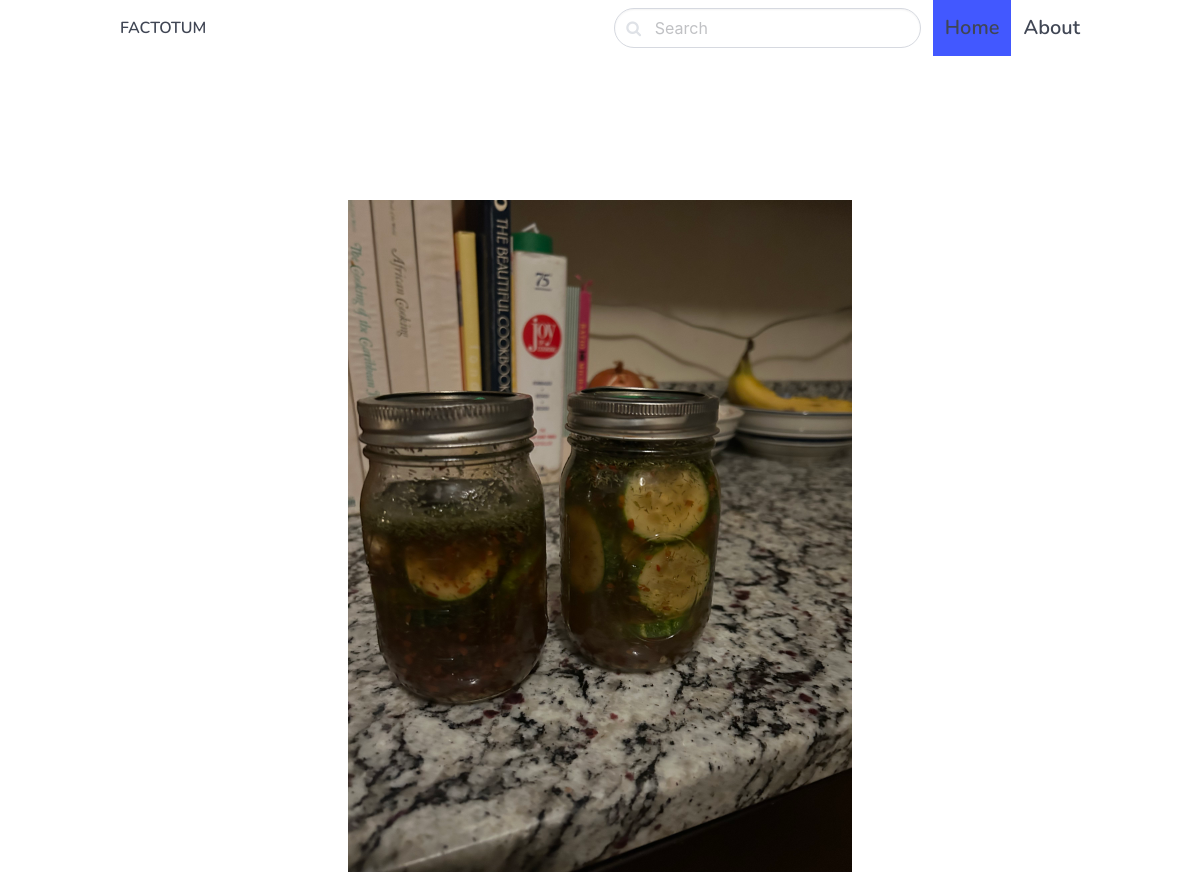
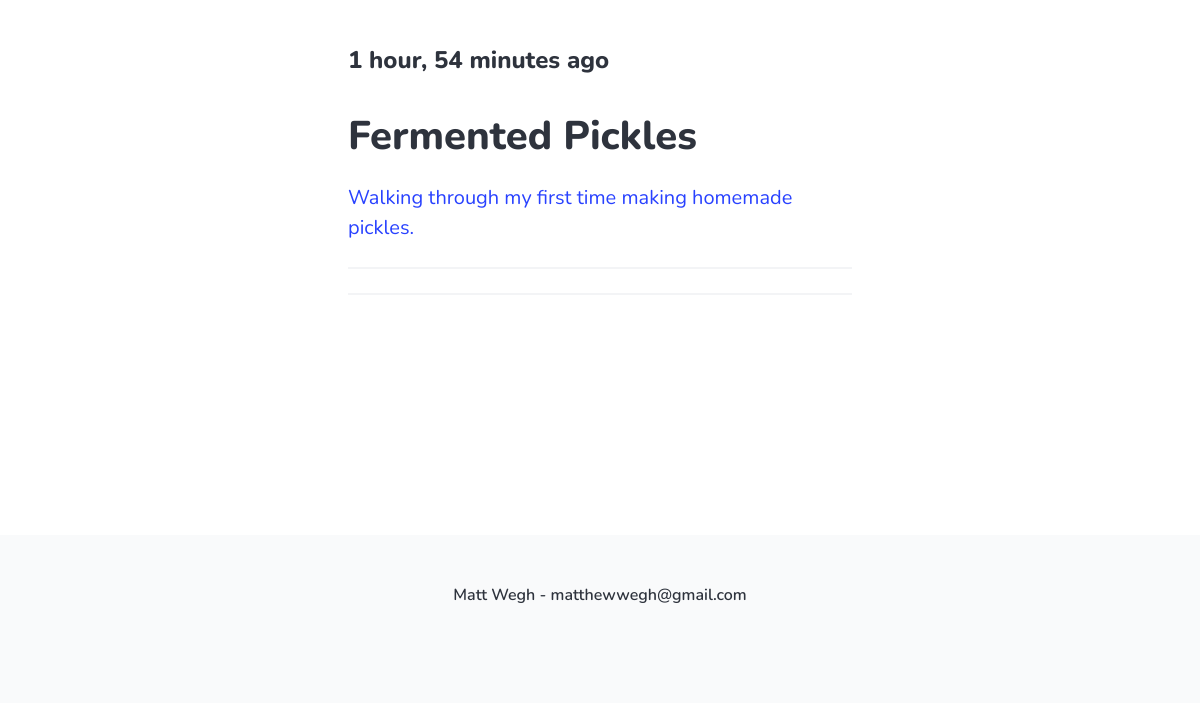
Before: / with the older database file (2 pictures, top to bottom).
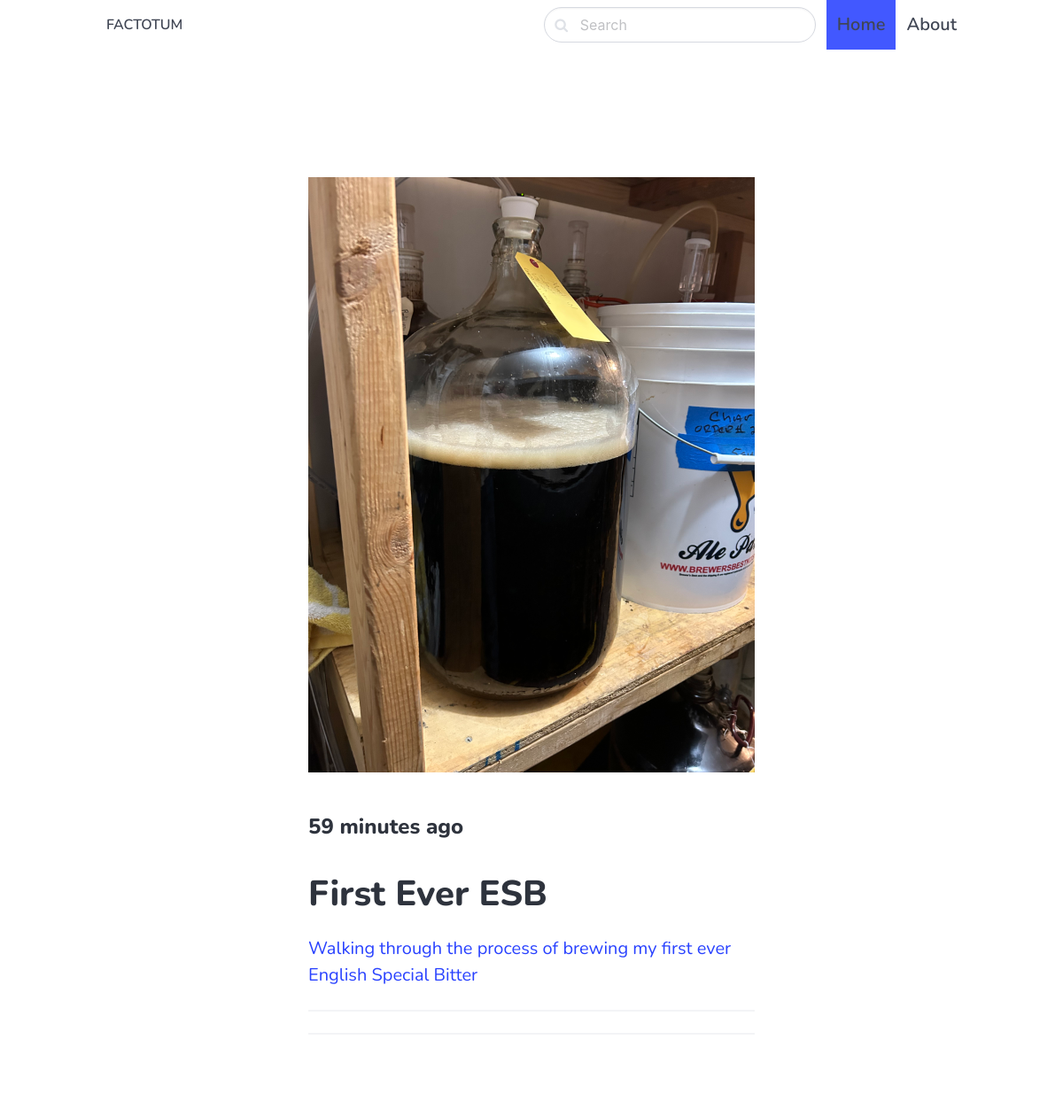
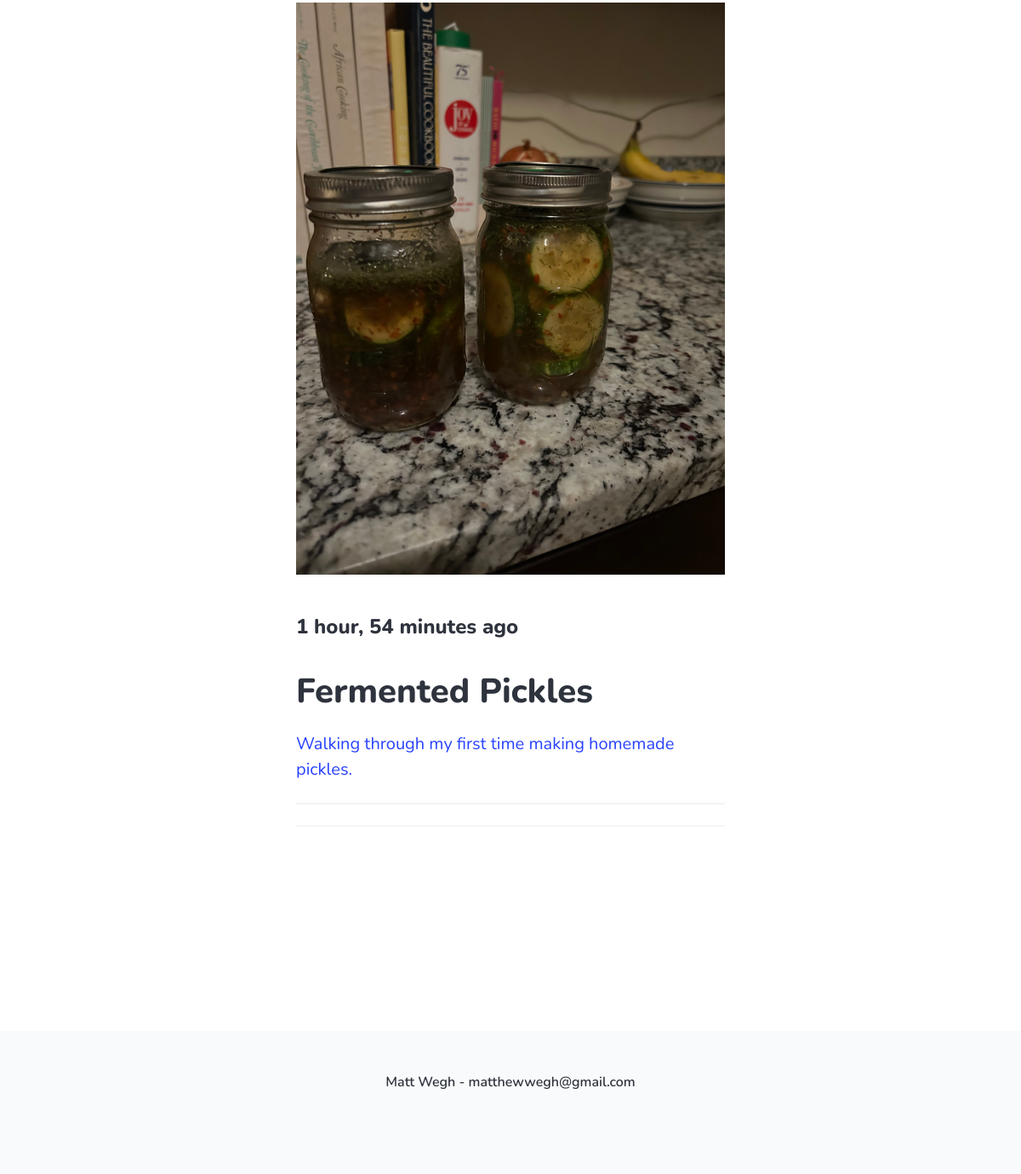
After: the same page with the newer database file (2 pictures, top to bottom).
### post/models.py (models this page shows, shortened)
class Post(models.Model):
    ACTIVE = 'active'
    DRAFT = 'draft'
    CHOICES_STATUS = (
        (ACTIVE, 'Active'),
        (DRAFT, 'Draft')
    )
    category = models.ForeignKey(Category, related_name='posts', on_delete=models.CASCADE)
    title = models.CharField(max_length=255)
    slug = models.SlugField()
    intro = models.TextField()
    body = models.TextField()
    created_at = models.DateTimeField(auto_now_add=True)
    status = models.CharField(max_length=10, choices=CHOICES_STATUS, default=ACTIVE)
    image = models.ImageField(upload_to='uploads/', blank=True, null=True)
    class Meta:
        ordering = ('-created_at',)

### core/views.py (the view)
# urls.py: path('', frontpage, name='frontpage'),
def frontpage(request):
    posts = Post.objects.filter(status=Post.ACTIVE)
    return render(request, 'core/frontpage.html', {'posts': posts})

### core/templates/core/frontpage.html (shortened to what this page needs)
{% extends 'core/base.html' %}
{% block content %}
<section class="hero ">
    <div class="hero-body">
      <div class="container">
        <section class="section">
            <div class="columns">
                <div class="column is-8 is-offset-2">
                    {% for post in posts %}
                        <div class="content is-medium">
                            <a href="{% url 'post_detail' post.category.slug post.slug %}">
                                {% if post.image %}
                                <figure class="image mb-6">
                                    <img src="{{ post.image.url }}">
                                </figure>
                                {% endif %}
                                <h2 class="subtitle is-4">{{ post.created_at|timesince}} ago</h2>
                                 <h1 class="title">
                                    {{ post.title }}
                                 </h1>
                                <p>
                                    {{ post.intro }}
                                </p>
                            </a>
                        </div>
                        <hr><hr>
                        <br><br><br>
                        {% endfor %}
                </div>
            </div>
        </div>
    </div>
</section>
{% endblock %}

Changed rows visible on the page:
added Post: image (picture), created_at "59 minutes", title "First Ever ESB", intro "Walking through the process of brewing my first ever English Special Bitter"
